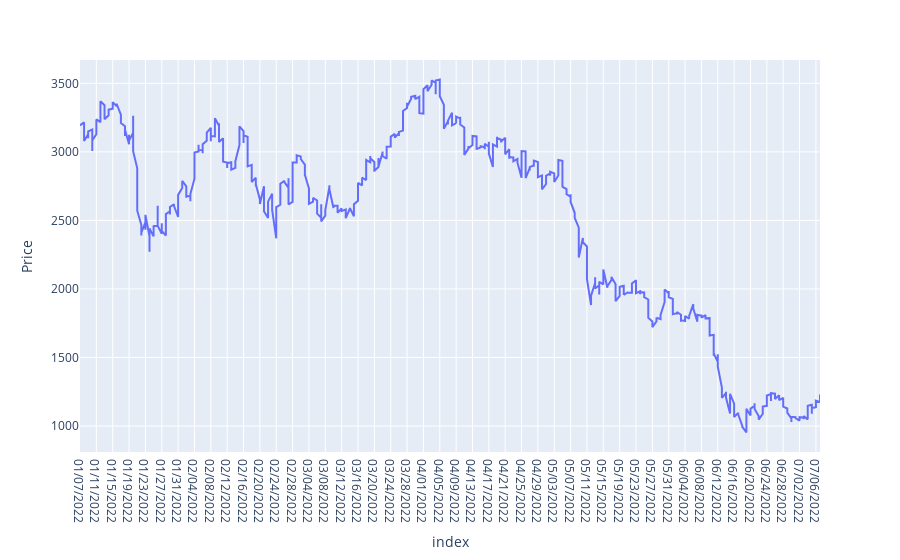

Here is the notebook cell this chart was saved with:
### Code cell
fig2

### Figure 1 — Plotly figure (JSON) as saved in the notebook; plotly's stock layout.template omitted (floating-point values rounded to 4 significant figures; data arrays with more than 128 entries replaced by an {"elided": "..."} marker saying what was removed)
{"data": [{"hovertemplate": "index=%{x}<br>Price=%{y}<extra></extra>", "legendgroup": "", "line": {"color": "#636efa", "dash": "solid"}, "mode": "lines", "name": "", "orientation": "v", "showlegend": false, "type": "scatter", "x": {"elided": "543 str values"}, "xaxis": "x", "y": {"elided": "543 float values"}, "yaxis": "y"}], "layout": {"legend": {"tracegroupgap": 0}, "margin": {"t": 60}, "xaxis": {"anchor": "y", "domain": [0, 1], "title": {"text": "index"}}, "yaxis": {"anchor": "x", "domain": [0, 1], "title": {"text": "Price"}}}}
